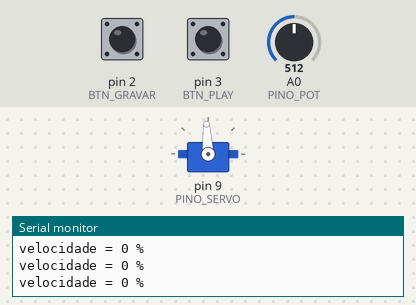
Bench run of a sketch on a simulated Arduino Uno, built with avr-gcc and run on an emulated ATmega328P. Parts: servo, the last lines printed to the serial monitor. The test bench sets the inputs (shaded band); at power-on: A0 (PINO_POT) = 512, pin 3 (BTN_PLAY) HIGH, pin 2 (BTN_GRAVAR) HIGH.

Above: at 1.2 s.
1.3 s: A0 (PINO_POT) set to 716
At 1.7 s:
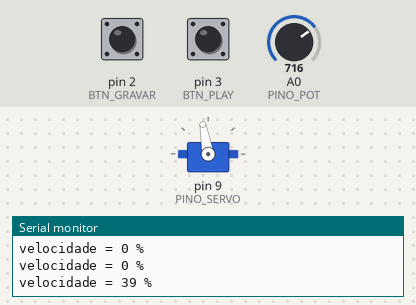
2.8 s: A0 (PINO_POT) set to 122
At 4.0 s:
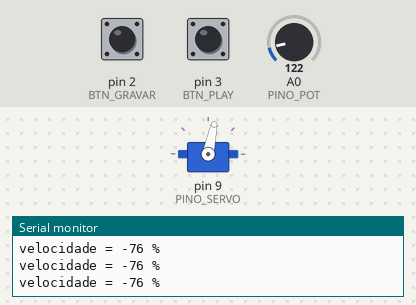
9.0 s: pin 3 (BTN_PLAY) pulled LOW for 1 s
Timing chart, 0 to 12.0 s (numbered marks = the images above; inputs shaded):
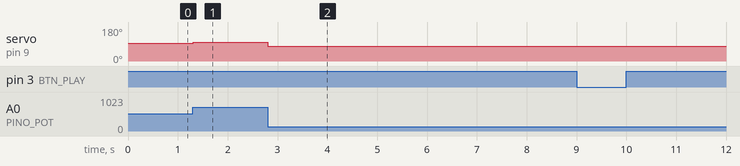

The sketch:

08_continuo_gravar_tempo.ino
```cpp
/*
  08 - Servo de ROTACAO CONTINUA: controle de velocidade pelo pot + gravar/reproduzir por TEMPO
  Placa: Arduino Uno/Nano      Servo: SG90 "360" / FS90R / SG90 com engrenagem quebrada

  Num servo continuo nao existe "angulo": o pulso define VELOCIDADE e SENTIDO.
    1500 us = parado     < 1500 = gira para um lado     > 1500 = gira para o outro
  Por isso, em vez de gravar POSES, gravamos SEGMENTOS: (velocidade, duracao em ms).

  Modo manual: o pot controla a velocidade (centro = parado).
  Botao GRAVAR (pino 2): comeca/termina um segmento. Aperte, mova pelo tempo desejado, aperte de novo.
  Botao PLAY   (pino 3): reproduz todos os segmentos em sequencia (malha aberta: acumula erro!).
  Serial (9600):  g = gravar/terminar segmento   p = play   l = listar   x = apagar

  Ligacoes: servo laranja->9, vermelho->5V, marrom->GND | pot: GND, A0, 5V | botoes: pino->GND (INPUT_PULLUP)
*/
#include <Servo.h>

const int PINO_SERVO = 9, PINO_POT = A0, BTN_GRAVAR = 2, BTN_PLAY = 3;
const int PARADO = 1500;      // ajuste (ex.: 1480/1520) ate o servo ficar parado com o pot no centro
const int FAIXA = 200;        // 1300..1700 us
const int ZONA_MORTA = 25;

const int MAX_SEG = 20;
struct Segmento { int pulso; unsigned long ms; };
Segmento seg[MAX_SEG];
int numSeg = 0;

Servo servo;
bool gravando = false;
unsigned long inicioSeg = 0;
int pulsoAtual = PARADO;

int lerPot() {
  int pulso = map(analogRead(PINO_POT), 0, 1023, PARADO - FAIXA, PARADO + FAIXA);
  if (abs(pulso - PARADO) < ZONA_MORTA) pulso = PARADO;
  return pulso;
}

bool apertou(int pino) {
  static unsigned long ultimo[4] = {0};
  int i = pino - 2;
  if (digitalRead(pino) == LOW && millis() - ultimo[i] > 300) { ultimo[i] = millis(); return true; }
  return false;
}

void listar() {
  Serial.print(numSeg); Serial.println(" segmento(s):");
  for (int i = 0; i < numSeg; i++) {
    Serial.print("  #"); Serial.print(i + 1);
    Serial.print("  velocidade "); Serial.print((seg[i].pulso - PARADO) * 100 / FAIXA);
    Serial.print(" %  por "); Serial.print(seg[i].ms); Serial.println(" ms");
  }
}

void reproduzir() {
  Serial.println("PLAY");
  for (int i = 0; i < numSeg; i++) {
    servo.writeMicroseconds(seg[i].pulso);
    unsigned long t0 = millis();
    while (millis() - t0 < seg[i].ms) {
      if (apertou(BTN_PLAY) || (Serial.available() && Serial.read() == 'p')) { servo.writeMicroseconds(PARADO); Serial.println("PARADO"); return; }
    }
  }
  servo.writeMicroseconds(PARADO);
  Serial.println("fim do ciclo");
}

void alternarGravacao() {
  if (!gravando) {
    if (numSeg >= MAX_SEG) { Serial.println("Lista cheia!"); return; }
    gravando = true; inicioSeg = millis();
    seg[numSeg].pulso = pulsoAtual;           // velocidade no momento em que apertou
    Serial.print("Gravando segmento "); Serial.print(numSeg + 1); Serial.println("... (aperte de novo para terminar)");
  } else {
    seg[numSeg].ms = millis() - inicioSeg;
    numSeg++; gravando = false;
    Serial.println("Segmento gravado."); listar();
  }
}

void setup() {
  Serial.begin(9600);
  pinMode(BTN_GRAVAR, INPUT_PULLUP); pinMode(BTN_PLAY, INPUT_PULLUP);
  servo.attach(PINO_SERVO);
  servo.writeMicroseconds(PARADO);
  Serial.println("g=gravar/terminar  p=play  l=listar  x=apagar");
}

void loop() {
  if (Serial.available()) {
    char c = Serial.read();
    if (c == 'g') alternarGravacao();
    if (c == 'p') reproduzir();
    if (c == 'l') listar();
    if (c == 'x') { numSeg = 0; gravando = false; Serial.println("Apagado."); }
  }
  if (apertou(BTN_GRAVAR)) alternarGravacao();
  if (apertou(BTN_PLAY)) reproduzir();

  // modo manual: pot -> velocidade. Durante a gravacao a velocidade fica fixa no valor inicial do segmento.
  if (!gravando) pulsoAtual = lerPot();
  servo.writeMicroseconds(pulsoAtual);

  static unsigned long ultimoPrint = 0;
  if (millis() - ultimoPrint > 250) {
    ultimoPrint = millis();
    Serial.print("velocidade = "); Serial.print((pulsoAtual - PARADO) * 100 / FAIXA); Serial.println(gravando ? " %  [GRAVANDO]" : " %");
  }
  delay(10);
}
```

Measured:
- after the input at 1.3 s, servo on pin 9 (PINO_SERVO): 93° → 100° at once
- after the input at 2.8 s, servo on pin 9 (PINO_SERVO): 100° → 78° at once
